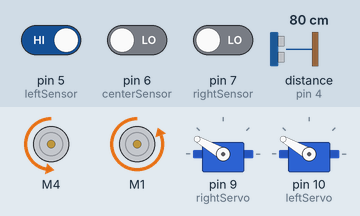
Bench run of a sketch on a simulated Arduino Uno, built with avr-gcc and run on an emulated ATmega328P. On the bench: 2 × DC motor (green arrow = forward, orange = backward, longer = faster), 2 × servo. Wiring (inferred from the names in the program): ultrasonic range finder: trigger pin 3; echo pin 4. The inputs (shaded band) are chosen by the test bench; at power-on: pin 5 (leftSensor) HIGH, pin 7 (rightSensor) LOW, pin 6 (centerSensor) LOW, distance to the obstacle (sensor on pin 4) 80 cm. The echo pulse lasts 58.3 µs per cm.

Above: at 5.9 s.
6.0 s: pin 5 (leftSensor) driven LOW
At 7.0 s:
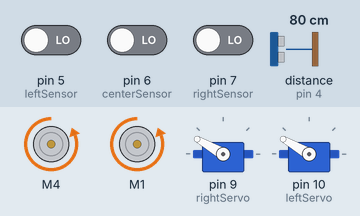
7.7 s: pin 7 (rightSensor) driven HIGH
At 8.8 s:
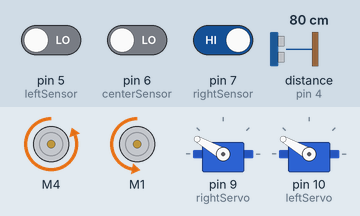
9.2 s: pin 6 (centerSensor) driven HIGH
At 10.4 s:
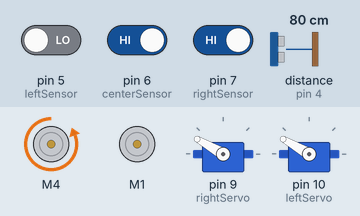
10.7 s: pin 6 (centerSensor) driven LOW
At 11.0 s:
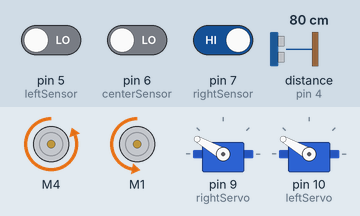
12.2 s: pin 7 (rightSensor) driven LOW
At 12.8 s:
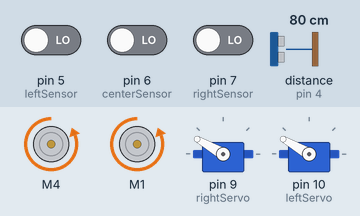
13.7 s: pin 5 (leftSensor) driven HIGH and pin 6 (centerSensor) driven HIGH
At 14.5 s:
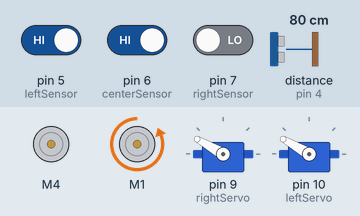
Timing chart, 0 to 16.3 s (numbered marks = the images above; inputs shaded):
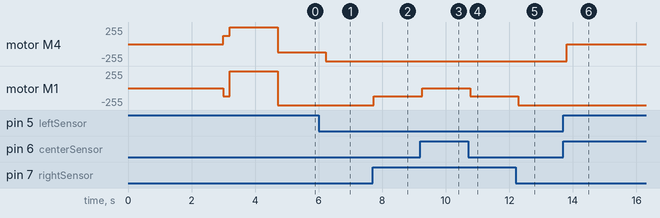

The sketch:

minisumo.ino
```cpp
#include <Wire.h>
#include <Servo.h>
#include <Adafruit_MotorShield.h>
#include "utility/Adafruit_MS_PWMServoDriver.h"
Adafruit_MotorShield AFMS = Adafruit_MotorShield();
Adafruit_DCMotor *leftMotor = AFMS.getMotor(4);
Adafruit_DCMotor *rightMotor = AFMS.getMotor(1);
Servo leftServo;
Servo rightServo;
#define echoPin       4
#define trigPin       3
#define leftSensor    5
#define centerSensor  6
#define rightSensor   7
#define forward       255
#define reverse       255
#define moveSpeed     255
#define factor        0.5
#define revDelay      500
#define lposition2    150
#define rposition2    150
#define initialDelay  3000        //5000 for competition
#define angleSetDelay 200         //200 for side set   | 300 for wide set
#define distSetDelay  1500*1.0     //1.0 - far side set | 0.5 - near side set
#define motorSpin1    FORWARD     //switch to change direction
#define motorSpin2    BACKWARD    //switch to change direction
#define motorTactic1  FORWARD     //BACKWARD | RELEASE  | FORWARD
#define motorTactic2  FORWARD    //RELEASE  | BACKWARD | FORWARD
int maximumRange = 80;            //100 - qualifying | 80 - for actual
long duration, distance;

void setup()
{
  //Serial.begin(9600);
  AFMS.begin();
  pinMode(leftSensor, INPUT);
  pinMode(centerSensor, INPUT);
  pinMode(rightSensor, INPUT);
  pinMode(trigPin, OUTPUT);
  pinMode(echoPin, INPUT);
  leftMotor->run(RELEASE);
  rightMotor->run(RELEASE);
  delay(initialDelay);
  rightServo.attach(9);
  leftServo.attach(10);
  leftServo.write(lposition2);
  rightServo.write(rposition2);
  leftMotor->setSpeed(moveSpeed * factor);
  rightMotor->setSpeed(moveSpeed * factor);
  leftMotor->run(motorSpin1);
  rightMotor->run(motorSpin2);
  delay(angleSetDelay);
  leftMotor->setSpeed(moveSpeed);
  rightMotor->setSpeed(moveSpeed);
  leftMotor->run(FORWARD);
  rightMotor->run(FORWARD);
  delay(distSetDelay);
}

void loop()
{
  int AINL = digitalRead(leftSensor);
  int AINC = digitalRead(centerSensor);
  int AINR = digitalRead(rightSensor);
  digitalWrite(trigPin, LOW);
  delayMicroseconds(2);
  digitalWrite(trigPin, HIGH);
  delayMicroseconds(10);
  digitalWrite(trigPin, LOW);
  duration = pulseIn(echoPin, HIGH);
  distance = duration / 58.2;

  if (!AINL && !AINC && !AINR) // 000
  {
    //Serial.println("000");
    leftMotor->setSpeed(moveSpeed);
    rightMotor->setSpeed(moveSpeed);
    leftMotor->run(BACKWARD);
    rightMotor->run(BACKWARD);
    delay(revDelay);
  }
  else if (AINL && AINC && !AINR) //110
  {
    //Serial.println("110");
    leftMotor->setSpeed(moveSpeed * factor);
    rightMotor->setSpeed(moveSpeed);
    leftMotor->run(RELEASE);
    rightMotor->run(BACKWARD);
    delay(revDelay);
  }
  else if (!AINL && AINC && AINR) //011
  {
    //Serial.println("011");
    leftMotor->setSpeed(moveSpeed);
    rightMotor->setSpeed(moveSpeed * factor);
    leftMotor->run(BACKWARD);
    rightMotor->run(RELEASE);
    delay(revDelay);
  }
  else if (AINL && !AINC && !AINR) //100
  {
    //Serial.println("100");
    leftMotor->setSpeed(moveSpeed * factor);
    rightMotor->setSpeed(moveSpeed);
    leftMotor->run(BACKWARD);
    rightMotor->run(BACKWARD);
    delay(revDelay);
  }
  else if (!AINL && !AINC && AINR) //001
  {
    //Serial.println("001");
    leftMotor->setSpeed(moveSpeed);
    rightMotor->setSpeed(moveSpeed * factor);
    leftMotor->run(BACKWARD);
    rightMotor->run(BACKWARD);
    delay(revDelay);
  }
  else if (AINL && AINC && AINR) //111
  {
    if (distance <= maximumRange)
    {
      //Serial.println("111 " + String(distance) + " ATTACK");
      leftMotor->setSpeed(moveSpeed);
      rightMotor->setSpeed(moveSpeed);
      leftMotor->run(motorTactic1);
      rightMotor->run(motorTactic2);
      delay(300);
    }
    else
    {
      //Serial.println("111 OOR");
      leftMotor->setSpeed(moveSpeed * factor);
      rightMotor->setSpeed(moveSpeed * factor);
      leftMotor->run(motorSpin2);
      rightMotor->run(motorSpin1);
    }
    delay(100);
  }
}
```

Measured:
- after the input at 6.0 s, motor M4: backward 127/255 → backward 255/255 after 0.22 s
- after the input at 7.7 s, motor M1: backward 255/255 → backward 127/255 at once
- after the input at 9.2 s, motor M1: backward 127/255 → stopped after 0.05 s
- after the input at 10.7 s, motor M1: stopped → backward 127/255 after 0.07 s
- after the input at 12.2 s, motor M1: backward 127/255 → backward 255/255 after 0.09 s
- after the input at 13.7 s, motor M4: backward 255/255 → stopped after 0.10 s
